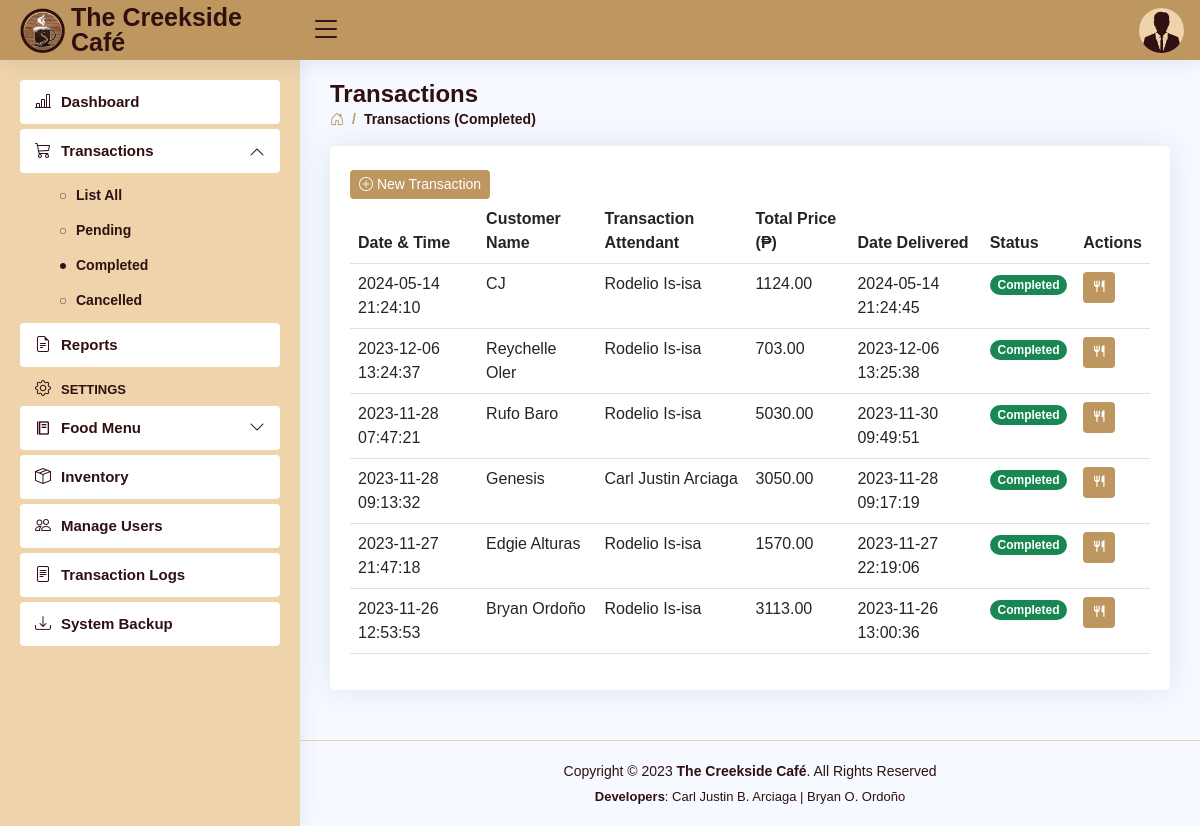
Page /transactions-completed.php (signed in) on the earlier database version.
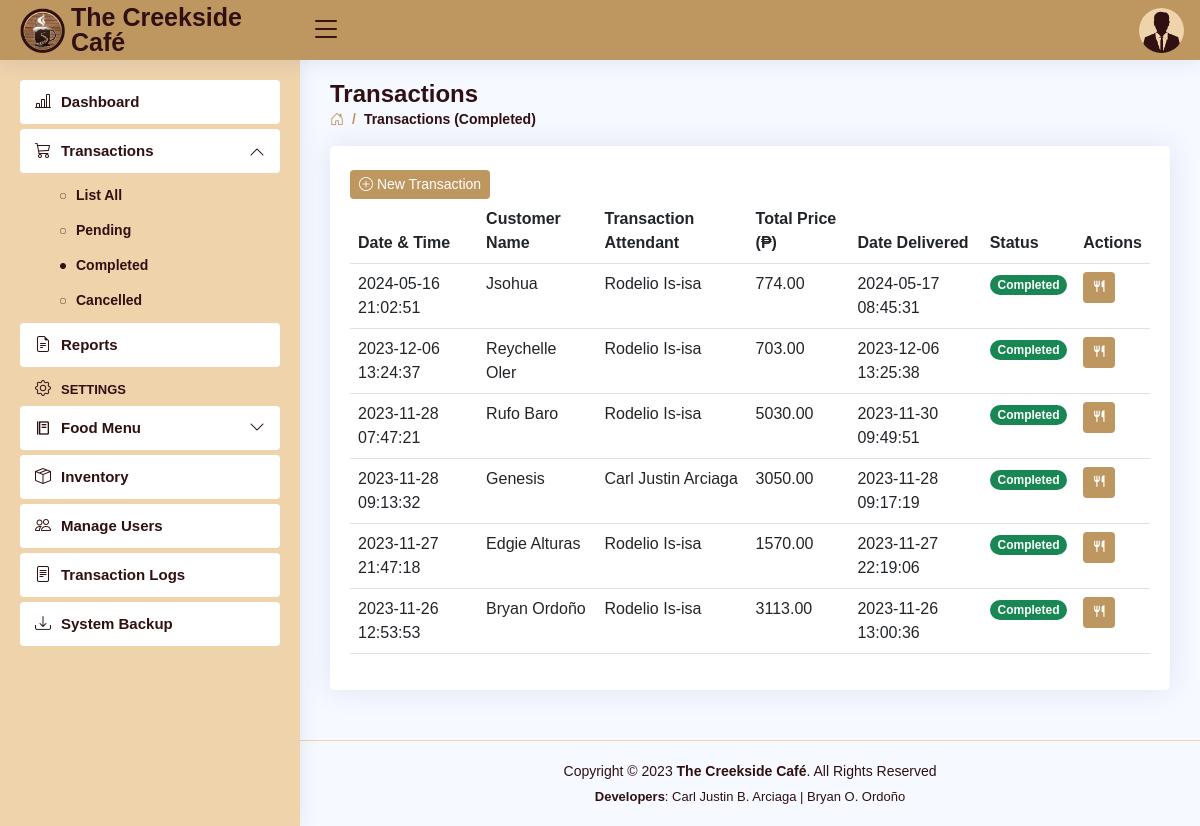
Same page on the later database version.
### tables this page shows
CREATE TABLE `users` (
  `user_id` int(11) NOT NULL AUTO_INCREMENT,
  `role` varchar(5) DEFAULT NULL,
  `fname` varchar(30) DEFAULT NULL,
  `mname` varchar(30) DEFAULT NULL,
  `lname` varchar(30) DEFAULT NULL,
  `bdate` date DEFAULT NULL,
  `sex` varchar(6) DEFAULT NULL,
  `province` varchar(15) DEFAULT NULL,
  `municipality` varchar(30) DEFAULT NULL,
  `barangay` varchar(30) DEFAULT NULL,
  `contact_no` varchar(11) DEFAULT NULL,
  `email` varchar(50) DEFAULT NULL,
  `username` varchar(50) DEFAULT NULL,
  `password` varchar(50) DEFAULT NULL,
  PRIMARY KEY (`user_id`)
);

CREATE TABLE `transactions` (
  `trans_id` int(11) NOT NULL AUTO_INCREMENT,
  `date` datetime NOT NULL DEFAULT current_timestamp(),
  `customer` varchar(30) NOT NULL,
  `total_price` decimal(10,2) NOT NULL,
  `user_id` int(11) NOT NULL,
  `status` varchar(11) NOT NULL,
  `delivery_method` varchar(20) NOT NULL,
  `delivery_date` date DEFAULT NULL,
  `date_paid` datetime NOT NULL,
  `date_delivered` datetime NOT NULL,
  `date_cancelled` datetime NOT NULL,
  PRIMARY KEY (`trans_id`)
);

### transactions-completed.php (the view, shortened to what this page needs)
<!DOCTYPE html>
<html lang="en">
<head>
<?php
    include 'includes/links.php';
    include 'includes/header.php';
    include 'includes/sidebarComplete.php';
 ?>
</head>
<body>
  <main id="main" class="main">
    <div class="pagetitle">
      <h1>Transactions</h1>
      <nav>
        <ol class="breadcrumb">
          <li class="breadcrumb-item"><a href="dashboard.php"><i class="bi bi-house-door"></i></a></li>
          <li class="breadcrumb-item active">Transactions (Completed)</li>
        </ol>
      </nav>
    </div>
    <section class="section">
          <div class="card">
            <div class="card-body">
              <br>
              <button class="btn btn2 btn-sm" data-bs-toggle="modal" data-bs-target="#newTransaction"><i class="bi bi-plus-circle"></i> New Transaction</button>
              <table class="table table-hover datatable">
                <thead>
                  <tr>
                    <th scope="col">Date & Time</th>
                    <th scope="col">Customer Name</th>
                    <th scope="col">Transaction Attendant</th>
                    <th scope="col">Total Price (₱)</th>
                    <th scope="col">Date Delivered</th>
                    <th scope="col">Status</th>
                    <th scope="col">Actions</th>
                  </tr>
                </thead>
                <tbody>
  <?php
    include 'connection.php';
    $query = "SELECT transactions.*, concat(users.fname,' ',users.lname) as attendant FROM `transactions` LEFT JOIN `users` ON transactions.user_id = users.user_id WHERE status = 'Completed' ORDER BY date_delivered DESC";
    $result = $con->query($query);
    if ($result) {
      while ($row = $result->fetch_assoc()) {
        $trans_id = $row['trans_id'];
        $customer = $row['customer'];
        $total_price = $row['total_price'];
        $attendant = $row['attendant'];
        $date = $row['date'];
        $date_delivered = $row['date_delivered'];
        $status = $row['status'];?>
                  <tr>
                    <td><?php echo $date ?></td>
                    <td><?php echo $customer ?></td>
                    <td><?php echo $attendant ?></td>
                    <td><?php echo $total_price ?></td>
                    <td><?php echo $date_delivered ?></td>
                    <td><font class="badge bg-success rounded-pill"><b><?php echo $status ?></b></font></td>
                    <td>
                      <button class="btn btn2 btn-sm " data-bs-toggle="modal" data-bs-target="#addDishes-<?php echo $trans_id ?>"><i class="ri ri-restaurant-fill"></i> </button>
                    </td>
                  </tr>
    <?php }
  } ?>
                </tbody>
              </table>
            </div>
          </div>
    </section>
  </main>
<?php include 'includes/footer.php'; ?>
</body>
</html>

### includes/links.php (shortened to what this page needs)
<link href="assets/css/google-fonts.css" rel="stylesheet">
<link href="assets/vendor/bootstrap/css/bootstrap.min.css" rel="stylesheet">
<link href="assets/vendor/bootstrap-icons/bootstrap-icons.css" rel="stylesheet">
<link href="assets/vendor/boxicons/css/boxicons.min.css" rel="stylesheet">
<link href="assets/vendor/quill/quill.snow.css" rel="stylesheet">
<link href="assets/vendor/quill/quill.bubble.css" rel="stylesheet">
<link href="assets/vendor/remixicon/remixicon.css" rel="stylesheet">
<link href="assets/vendor/simple-datatables/style.css" rel="stylesheet">
<link href="assets/css/style.css" rel="stylesheet">

### includes/header.php (shortened to what this page needs)
<header id="header" class="header fixed-top d-flex align-items-center">
  <div class="d-flex align-items-center justify-content-between">
    <a href="dashboard.php" class="logo d-flex align-items-center">
      <img src="assets/img/creekside.png" alt="">
      <span class="d-none d-lg-block">The Creekside Café</span>
    </a>
    <i class="bi bi-list toggle-sidebar-btn"></i>
  </div>
  <nav class="header-nav ms-auto">
  <?php
      include 'connection.php';
      $username = $_SESSION['username'];
      $query = "SELECT * FROM users WHERE username = '$username'";
      $result = $con->query($query);
      if ($result) {
        while ($row = $result->fetch_assoc()) {
          $sex = $row['sex'];
          ?>
    <ul class="d-flex align-items-center">
      <li class="nav-item dropdown pe-3">
        <a class="nav-link nav-profile d-flex align-items-center pe-0" href="#" data-bs-toggle="dropdown">
          <?php
            if ($sex === 'Male') {
                echo '<img src="assets/img/Male.png" alt="Profile" class="rounded-circle">';
            } elseif ($sex === 'Female') {
                echo '<img src="assets/img/Female.png" alt="Profile" class="rounded-circle">';
            }
          ?>
        </a>
  <?php
        }
      }
  ?>
      </li>
    </ul>
  </nav>
</header>

### includes/sidebarComplete.php (shortened to what this page needs)
  <aside id="sidebar" class="sidebar">
<?php
  $role = $_SESSION['role'];
  if ($role === 'Admin') { ?>
    <ul class="sidebar-nav" id="sidebar-nav">
      <li class="nav-item">
        <a class="nav-link" href="dashboard.php">
          <i class="bi bi-bar-chart-line"></i>
          <span>Dashboard</span>
        </a>
      </li>
      <li class="nav-item">
        <a class="nav-link collapse" data-bs-target="#trans-nav" data-bs-toggle="collapse" href="#">
          <i class="bi bi-cart3"></i>
          <span>Transactions</span>
          <i class="bi bi-chevron-down ms-auto"></i>
        </a>
        <ul id="trans-nav" class="nav-content collapse show" data-bs-parent="#sidebar-nav">
          <li>
            <a href="transactions.php">
              <i class="bi bi-circle"></i><span>List All</span>
            </a>
          </li>
          <li>
            <a href="transactions-pending.php">
              <i class="bi bi-circle"></i><span>Pending</span>
            </a>
          </li>
          <li>
            <a href="transactions-completed.php" class="active">
              <i class="bi bi-circle-fill"></i><span>Completed</span>
            </a>
          </li>
          <li>
            <a href="transactions-cancelled.php">
              <i class="bi bi-circle"></i><span>Cancelled</span>
            </a>
          </li>
        </ul>
      </li>
      <li class="nav-item">
        <a class="nav-link" href="reports.php">
          <i class="bi bi-file-earmark-text"></i>
          <span>Reports</span>
        </a>
      </li>
      <li class="nav-heading"><strong><i class="bi bi-gear"></i>Settings</strong></li>
      <li class="nav-item">
        <a class="nav-link collapsed" data-bs-target="#menu-nav" data-bs-toggle="collapse" href="#">
          <i class="bx bx-food-menu"></i>
          <span>Food Menu</span>
          <i class="bi bi-chevron-down ms-auto"></i>
        </a>
      </li>
      <li class="nav-item">
        <a class="nav-link" href="settings-inventory.php">
          <i class="bi bi-box-seam"></i>
          <span>Inventory</span>
        </a>
      </li>
      <li class="nav-item">
        <a class="nav-link" href="settings-users.php">
          <i class="bi bi-people"></i>
          <span>Manage Users</span>
        </a>
      </li>
      <li class="nav-item">
        <a class="nav-link" href="settings-logs.php">
          <i class="bi bi-file-text"></i>
          <span>Transaction Logs</span>
        </a>
      </li>
      <li class="nav-item">
        <a class="nav-link" href="settings-backup.php">
          <i class="bi bi-download"></i>
          <span>System Backup</span>
        </a>
      </li>
    </ul>
<?php
  }
?>
  </aside>

### includes/footer.php (shortened to what this page needs)
<footer id="footer" class="footer">
  <div class="copyright">
    Copyright &copy; 2023 <strong><span>The Creekside Café</span></strong>. All Rights Reserved
  </div>
  <div class="credits">
    <b>Developers</b>: Carl Justin B. Arciaga | Bryan O. Ordoño
  </div>
</footer>

### assets/css/style.css (style rules this page uses)
:root { scroll-behavior: smooth; }
body { font-family: "Open Sans", sans-serif; background: #f6f9ff; color: #444444; }
a { color: #4154f1; text-decoration: none; }
h1, h2, h3, h4, h5, h6 { font-family: "Nunito", sans-serif; }
#main { margin-top: 60px; padding: 20px 30px; transition: all 0.3s; }
.pagetitle { margin-bottom: 10px; }
.pagetitle h1 { font-size: 24px; margin-bottom: 0; font-weight: 600; color: #301011; }
.card { margin-bottom: 30px; border: none; border-radius: 5px; box-shadow: 0px 0 30px rgba(1, 41, 112, 0.1); }
.card-body { padding: 0 20px 20px 20px; color: #301011; }
.breadcrumb { font-size: 14px; font-family: "Nunito", sans-serif; color: #be965f; font-weight: 600; }
.breadcrumb a { color: #be965f; transition: 0.3s; }
.breadcrumb .breadcrumb-item::before { color: #be965f; }
.breadcrumb .active { color: #301011; font-weight: 600; }
.logo { line-height: 1; }
@media (min-width: 1200px) { .logo { width: 280px; } }
.logo img { max-height: 45px; margin-right: 6px; }
.logo span { font-size: 25px; font-weight: 700; color: #301011; font-family: "Nunito", sans-serif; }
.header { transition: all 0.5s; z-index: 997; height: 60px; box-shadow: 0px 2px 20px rgba(1, 41, 112, 0.1); background-color: #be965f; padding-left: 20px; }
.header .toggle-sidebar-btn { font-size: 32px; padding-left: 10px; cursor: pointer; color: #301011; }
.header-nav ul { list-style: none; }
.header-nav>ul { margin: 0; padding: 0; }
.header-nav .nav-profile { color: #301011; }
.header-nav .nav-profile img { max-height: 45px; }
.sidebar { position: fixed; top: 60px; left: 0; bottom: 0; width: 300px; z-index: 996; transition: all 0.3s; padding: 20px; overflow-y: auto; scrollbar-width: thin; scrollbar-color: #aab7cf transparent; box-shadow: 0px 0px 20px rgba(1, 41, 112, 0.1); background-color: #efd3ab; }
@media (min-width: 1200px) { #main, #footer { margin-left: 300px; } }
.sidebar-nav { padding: 0; margin: 0; list-style: none; }
.sidebar-nav li { padding: 0; margin: 0; list-style: none; }
.sidebar-nav .nav-item { margin-bottom: 5px; }
.sidebar-nav .nav-heading { font-size: 13px; text-transform: uppercase; color: #301011; font-weight: 600; margin: 10px 0 5px 15px; }
.sidebar-nav .nav-heading i { font-size: 16px; margin-right: 10px; color: #301011; }
.sidebar-nav .nav-link { display: flex; align-items: center; font-size: 15px; font-weight: 600; color: #301011; transition: 0.3; background: #fff; padding: 10px 15px; border-radius: 4px; }
.sidebar-nav .nav-link i { font-size: 16px; margin-right: 10px; color: #301011; }
.sidebar-nav .nav-link.collapsed { color: #301011; background: #fff; }
.sidebar-nav .nav-link.collapsed i { color: #301011; }
.sidebar-nav .nav-link .bi-chevron-down { margin-right: 0; transition: transform 0.2s ease-in-out; }
.sidebar-nav .nav-link:not(.collapsed) .bi-chevron-down { transform: rotate(180deg); }
.sidebar-nav .nav-content { padding: 5px 0 0 0; margin: 0; list-style: none; }
.sidebar-nav .nav-content a { display: flex; align-items: center; font-size: 14px; font-weight: 600; color: #301011; transition: 0.3; padding: 7px 0 7px 40px; transition: 0.3s; }
.sidebar-nav .nav-content a i { font-size: 6px; margin-right: 10px; line-height: 0; border-radius: 50%; }
.sidebar-nav .nav-content a.active { color: #301011; }
.sidebar-nav .nav-content a.active i { color: #301011; }
.btn2 { background: #be965f; border: none; color: #fff; padding: 4px 9px; }
.footer { padding: 20px 0; font-size: 14px; transition: all 0.3s; border-top: 1px solid #efd3ab; }
.footer .copyright { text-align: center; color: #301011; }
.footer .credits { padding-top: 5px; text-align: center; font-size: 13px; color: #301011; }

Differences in the rows shown:
no longer on this page (row edited): transactions: date "2024-05-14 21:24:10", customer "CJ", attendant "Rodelio Is-isa", total_price "1124.00", date_delivered "2024-05-14 21:24:45", status "Completed"
added transactions: date "2024-05-16 21:02:51", customer "Jsohua", attendant "Rodelio Is-isa", total_price "774.00", date_delivered "2024-05-17 08:45:31", status "Completed"
